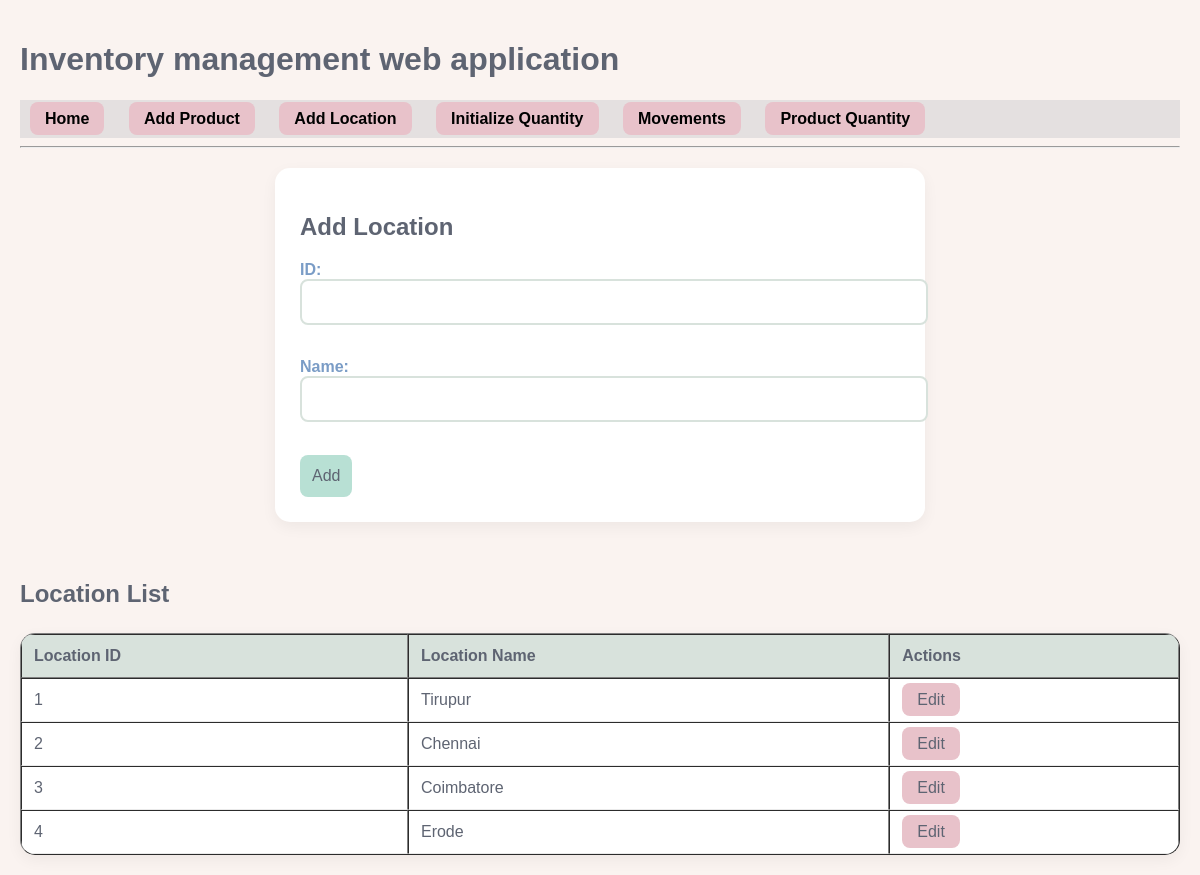
/addlocations, run on the app's committed database.
### tables this page shows
CREATE TABLE locations (
            id INTEGER PRIMARY KEY,
            name TEXT NOT NULL
        );

### app.py (the view)
@app.route('/addlocations',methods=['GET','POST'])
def addlocations():
    conn=sqlite3.connect(DATABASE)
    cursor=conn.cursor()
    cursor.execute("SELECT * FROM locations")
    locations=cursor.fetchall()
    conn.close()
    return render_template('addlocations.html',locations=locations)

### templates/addlocations.html
{% extends 'base.html' %}
{% block content %}
<form method="POST"action="/addlocation">
    <h2>Add Location</h2>
    <label>ID:</label>
    <input type="number"name="location_id"required><br>
    <br>
    <label>Name:</label>
    <input type="text"name="location_name"required><br>
    <br>
    <button type="submit">Add</button>
</form>
<br>
<h2>Location List</h2>
<table border="1"cellpadding="5"cellspacing="0">
    <thead>
        <tr>
            <th>Location ID</th>
            <th>Location Name</th>
            <th>Actions</th>
        </tr>
    </thead>
    <tbody>
        {% for l in locations %}
        <tr>
            <td>{{l[0]}}</td>
            <td>{{l[1]}}</td>
            <td>
                <a href="{{url_for('editlocation',id=l[0])}}">Edit</a>
            </td>
        </tr>
        {% endfor %}
    </tbody>
</table>
{% endblock %}

### static/style.css (style rules this page uses)
body { font-family:'Quicksand',sans-serif; background-color:#faf3f0; color:#5e6472; margin:0; padding:20px; }
form { max-width:600px; margin:20px auto; padding:25px; background-color:#fff; border-radius:15px; box-shadow:0 5px 15px rgba(0,0,0,0.05); }
form input,form textarea,form select { width:100%; padding:12px; margin-bottom:15px; border:2px solid #d8e2dc; border-radius:8px; font-size:16px; color:#5e6472; }
form label { color:#7a9cc6; font-weight:600; margin-bottom:8px; }
form button[type="submit"] { background-color:#b8e0d4; color:#5e6472; border:none; border-radius:8px; padding:12px; font-size:16px; cursor:pointer; transition:0.3s; }
table { width:100%; border-collapse:separate; border-spacing:0; margin-top:25px; background-color:#fff; border-radius:15px; overflow:hidden; box-shadow:0 5px 15px rgba(0,0,0,0.05); }
th { background-color:#d8e2dc; color:#5e6472; padding:12px; text-align:left; }
td { padding:12px; border-bottom:1px solid #eaeaea; }
a,button { background-color:#e8c2ca; color:#5e6472; border:none; border-radius:8px; padding:8px 15px; text-decoration:none; transition:0.3s; }

### data on the page
locations: id "1", name "Tirupur"
locations: id "2", name "Chennai"
locations: id "3", name "Coimbatore"
locations: id "4", name "Erode"
